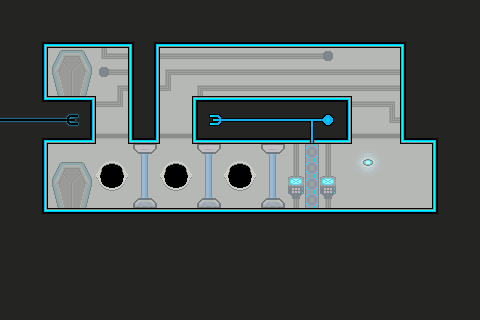

A level layout from a 2D game, rendered from its tile map. Below: a short description, then the map file with tile-grid data replaced by summaries:
An orthogonal 30x20 tile map with 16x16 px tiles, 1 tile layer (Tile Layer 1), 2 tilesets and 9 objects (script_TheSentinel).

<map version="1.0" orientation="orthogonal" renderorder="right-down" width="30" height="20" tilewidth="16" tileheight="16">
 <tileset firstgid="1" source="main.tsx" />
 <tileset firstgid="501" source="objects.tsx" />
 <layer name="Tile Layer 1" width="30" height="20">
  <data>[600 cells, 600 non-empty, 56 distinct tile ids]</data>
 </layer>
 <objectgroup name="Object Layer 1">
  <object gid="504" x="376" y="216" />
  <object gid="501" x="40" y="112" />
  <object gid="512" x="336" y="200">
   <properties>
    <property name="passive" value="true" />
   </properties>
  </object>
  <object gid="513" x="336" y="152" />
  <object gid="505" x="56" y="120" />
  <object gid="505" x="24" y="120" />
  <object gid="508" x="144" y="152" />
  <object gid="508" x="80" y="152" />
  <object name="script_TheSentinel" x="236" y="136" width="24" height="80" />
 </objectgroup>
</map>
